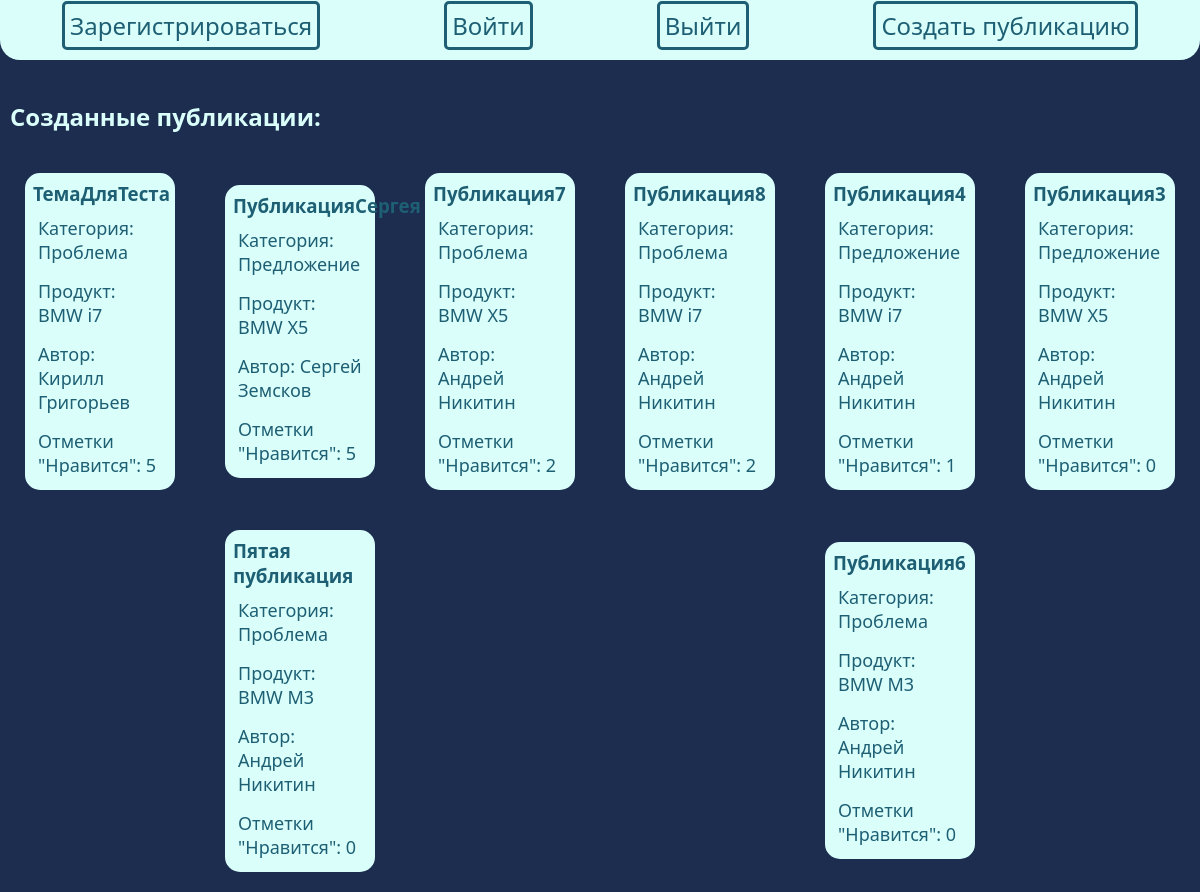
The page / on the database its author committed.
### forum/models.py (models this page shows)
class UserPublication(models.Model):
    title = models.CharField(max_length=30)
    category = models.CharField(max_length=20)
    product = models.ForeignKey(Product, on_delete=models.CASCADE, null=False)
    desc = models.TextField()
    upvotes = models.PositiveSmallIntegerField()
    user = models.ForeignKey(User, on_delete=models.CASCADE, null=False)

class Product(models.Model):
    name = models.CharField(max_length=50)
    price = models.PositiveIntegerField()

### forum/views.py (the view)
# urls.py: path('', views.home_page),
def home_page(request):
    publications = UserPublication.objects.select_related().all()
    publications_data = []
    for publ in publications:
        publications_data.append({'id': publ.id, 'title': publ.title, 'category': publ.category,
                                  'product': publ.product.name, 'desc': publ.desc,
                                  'upvotes': len(User_upvotes.objects.filter(publication=publ)),
                                  'user': publ.user.first_name + ' ' + publ.user.last_name})
    publications_data = sorted(publications_data, key=lambda d: d['upvotes'], reverse=True)
    return render(request, 'mainPage.html', {'publications': publications_data})

### forum/templates/mainPage.html (shortened to what this page needs)
<!DOCTYPE html>
<html lang="ru">
<head>
    {% load static %}
    <link rel="stylesheet" href="{% static 'css/mainPage.css' %}"/>
</head>
<body>
<nav>
<a class="navLink" href="/registration">Зарегистрироваться</a>
<a class="navLink" href="/login">Войти</a>
<a class="navLink" href="/logout">Выйти</a>
<a class="navLink" href="/create_publication">Создать публикацию</a>
</nav>
<h2>Созданные публикации:</h2>
<div class="publicationsContainer">
{% if publications %}
{% for publ in publications %}
    <a class="publicationLink" href="/publication?id={{ publ.id }}">
    <h3>{{ publ.title }}</h3>
    <div class="publElement">Категория: {{ publ.category }}</div>
    <div class="publElement">Продукт: {{ publ.product }}</div>
    <div class="publElement">Автор: {{ publ.user }}</div>
    <div class="publElement">Отметки "Нравится": {{ publ.upvotes }}</div>
    </a>
{% endfor %}
{% else %}
<div>Публикации пока не были созданы</div>
</div>
{% endif %}
</body>
</html>

### forum/static/css/mainPage.css (style rules this page uses)
body { background-color: #1D2D50; font-family: 'Segoe UI', Tahoma, Geneva, Verdana, sans-serif; padding: 0; margin: 0; }
nav { display: flex; justify-content: space-around; align-items: center; background-color: #DAFFFB; border-radius: 20px; position: relative; top: -20px; height: 10vh; }
.navLink { margin-top: 10px; font-size: x-large; padding: 5px; text-decoration: none; font-weight: 500; color: #1E5F74; border: 3px solid #1E5F74; border-radius: 5px; }
h2 { color: #DAFFFB; padding-left: 10px; }
.publicationsContainer { display: flex; flex-wrap: wrap; justify-content: space-around; align-items: center; }
.publicationLink { text-decoration: none; border: 3px solid #DAFFFB; border-radius: 15px; margin: 20px; width: 12vw; background-color: #DAFFFB; }
.publElement, h3 { color:#1E5F74; margin: 5px; }
.publElement { font-size: large; padding: 5px; font-weight: 400; }

### rows shown on the page
UserPublication: title "ТемаДляТеста", category "Проблема"
Product: product "BMW i7" "BMW i7" "BMW i7"
UserPublication: title "ПубликацияСергея", category "Предложение"
Product: product "BMW X5" "BMW X5" "BMW X5"
UserPublication: title "Публикация7", category "Проблема"
UserPublication: title "Публикация8", category "Проблема"
UserPublication: title "Публикация4", category "Предложение"
UserPublication: title "Публикация3", category "Предложение"
UserPublication: title "Пятая публикация", category "Проблема"
Product: product "BMW M3" "BMW M3"
UserPublication: title "Публикация6", category "Проблема"

### other values the page prints
{{ publ.user }} "Кирилл Григорьев" "Сергей Земсков" "Андрей Никитин" "Андрей Никитин" "Андрей Никитин" "Андрей Никитин" "Андрей Никитин" "Андрей Никитин"
{{ publ.upvotes }} "5" "5" "2" "2" "1" "0" "0" "0"
